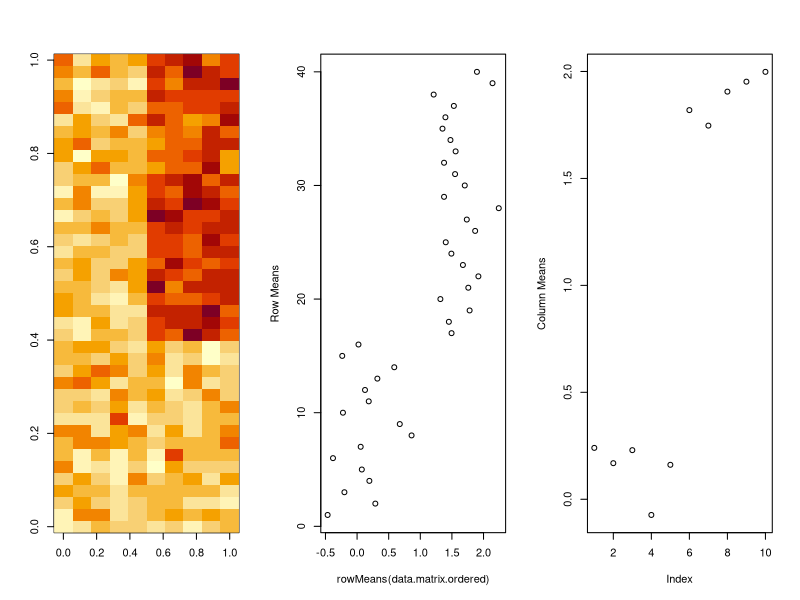

Here is the R script that generated this plot:
set.seed(12345)
data.matrix <- matrix(rnorm(400),nrow=40)
#image(data.matrix)
#heatmap(data.matrix)

set.seed(678910)
for(i in 1:40){
  flag <- rbinom(1,1,0.5)
  if (flag==1){
    data.matrix[i,] = data.matrix[i,] + rep(c(0,3), each=5)
  }
}

par(mfrow=c(1,3))

#heatmap(data.matrix)
hclust.obj <- hclust(dist(data.matrix))
data.matrix.ordered <- data.matrix[hclust.obj$order,]
image(t(data.matrix.ordered)[,nrow(data.matrix.ordered):1])
plot(rowMeans(data.matrix.ordered), 40:1, ylab="Row Means")
plot(colMeans(data.matrix.ordered), ylab="Column Means")
